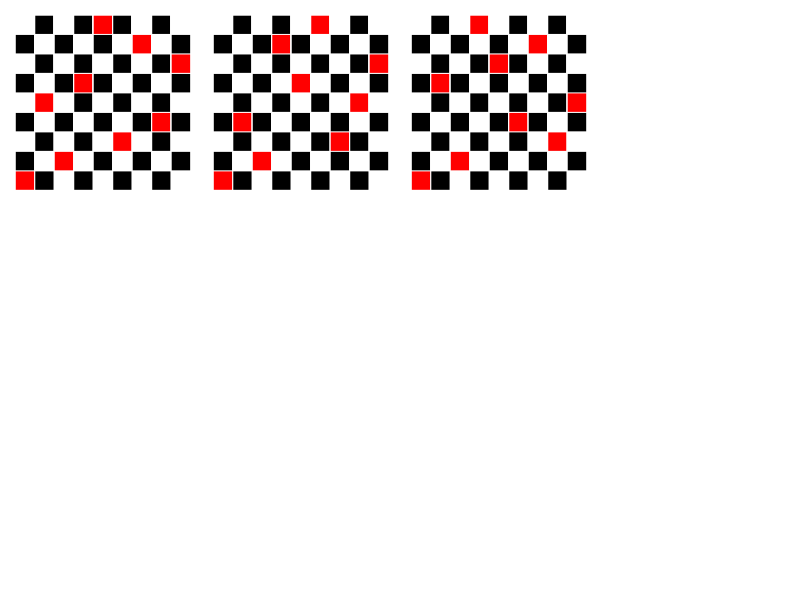

This chart was generated by the following R code:
N=9 
limit=3
counter=0

board =matrix(rep(0,N*N),nrow=N, ncol=N,byrow = TRUE)

isSafe<-function(board, row, col) { 
  for(i in 1:col) 
    if (board[row,i]==1) return(FALSE)
  
  i = row
  j = col
  while(i >= 1 && j >= 1) {
    if (board[i,j]) return(FALSE)
    i=i-1
    j=j-1
  }

  i = row
  j = col
  while(j >= 1 && i <= N) {
    if (board[i,j]) return(FALSE)
    i=i+1
    j=j-1
  }

  return(TRUE)
} 

solveNQUtil<-function(board, col) { 
  if (col > N) {
    counter <<- counter + 1

    plot(1:(N+1), 1:(N+1), type = "n", asp=1,axes = FALSE,xlab="",ylab="",main=NULL)
    for (i in 1:N) {
      col <- if (i %% 2) rep(c("white", "black"),length.out=N)
             else rep(c("black", "white"),length.out=N)
      col[which(board[i,]==1)]="red"
      rect(i, 1:(N+1), i+1, N+1, col = col, border = "white")
    }

    return()
  }
 
  if (counter == limit) return (TRUE)

  for (i in 1:N) { 
    if(isSafe(board, i, col)) { 
      board[i,col] = 1 
            
      solveNQUtil(board, col + 1)       
      board[i,col] = 0
    } 
  } 
} 

op <- par(mar = rep(0, 4))
par(op)
par(mfrow=c(3,4),oma = rep(0,4) + 0.3,
  mar = rep(0,4) + 0.3)
solveNQUtil(board, 1)
    